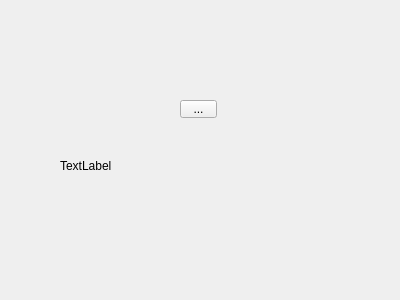
<?xml version="1.0" encoding="UTF-8"?>
<ui version="4.0">
 <class>Form</class>
 <widget class="QWidget" name="Form">
  <property name="geometry">
   <rect>
    <x>0</x>
    <y>0</y>
    <width>400</width>
    <height>300</height>
   </rect>
  </property>
  <property name="windowTitle">
   <string>Form</string>
  </property>
  <widget class="QLabel" name="label">
   <property name="geometry">
    <rect>
     <x>60</x>
     <y>160</y>
     <width>54</width>
     <height>12</height>
    </rect>
   </property>
   <property name="text">
    <string>TextLabel</string>
   </property>
  </widget>
  <widget class="QToolButton" name="toolButton">
   <property name="geometry">
    <rect>
     <x>180</x>
     <y>100</y>
     <width>37</width>
     <height>18</height>
    </rect>
   </property>
   <property name="text">
    <string>...</string>
   </property>
  </widget>
 </widget>
 <resources/>
 <connections/>
</ui>
